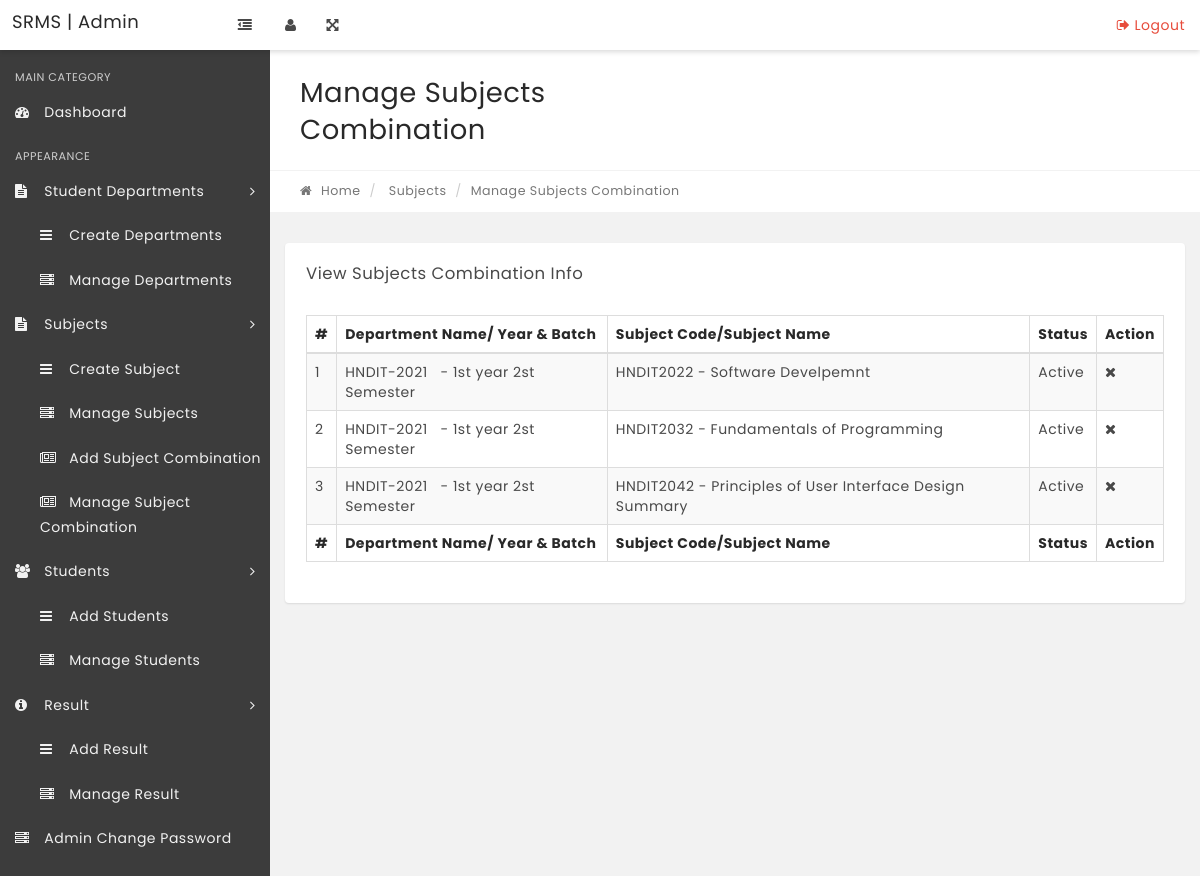
Page /manage-subjectcombination.php on the earlier database version.
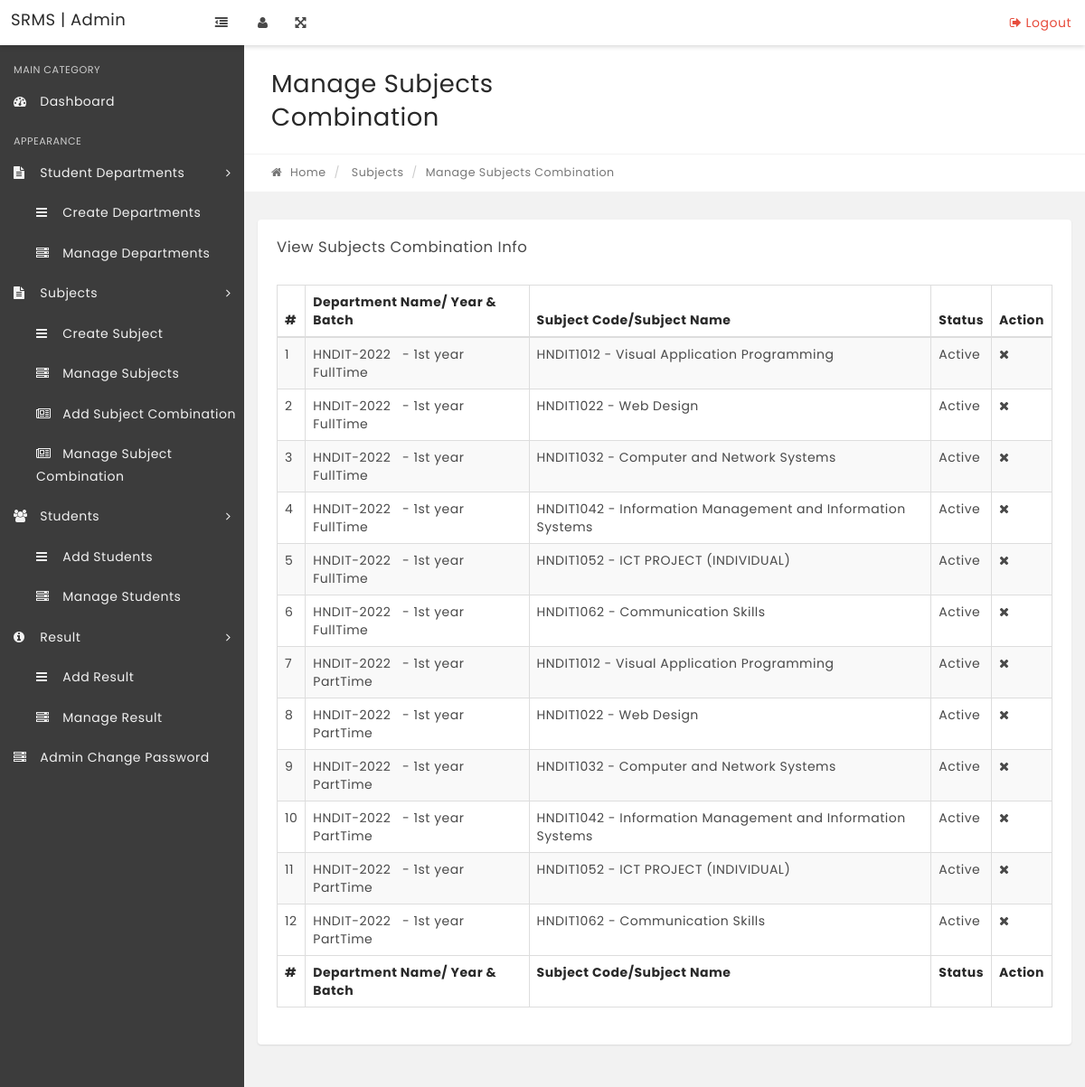
Same page on the later database version.
### tables this page shows
CREATE TABLE IF NOT EXISTS `tblsubjectcombination` (
  `id` int(11) NOT NULL AUTO_INCREMENT,
  `ClassId` int(11) NOT NULL,
  `SubjectId` int(11) NOT NULL,
  `status` int(1) DEFAULT NULL,
  `CreationDate` timestamp NOT NULL DEFAULT current_timestamp(),
  `Updationdate` timestamp NOT NULL DEFAULT current_timestamp(),
  PRIMARY KEY (`id`)
);

CREATE TABLE IF NOT EXISTS `tblclasses` (
  `id` int(11) NOT NULL AUTO_INCREMENT,
  `ClassName` varchar(80) DEFAULT NULL,
  `ClassNameNumeric` int(11) NOT NULL DEFAULT 0,
  `Section` varchar(50) NOT NULL,
  `CreationDate` timestamp NOT NULL DEFAULT current_timestamp(),
  `UpdationDate` timestamp NULL DEFAULT NULL ON UPDATE current_timestamp(),
  PRIMARY KEY (`id`)
);

CREATE TABLE IF NOT EXISTS `tblsubjects` (
  `id` int(11) NOT NULL AUTO_INCREMENT,
  `SubjectName` varchar(100) NOT NULL,
  `SubjectCode` varchar(100) NOT NULL,
  `Creationdate` timestamp NOT NULL DEFAULT current_timestamp(),
  `UpdationDate` timestamp NOT NULL DEFAULT '0000-00-00 00:00:00' ON UPDATE current_timestamp(),
  PRIMARY KEY (`id`)
);

### manage-subjectcombination.php (the view, shortened to what the changed rows need)
<?php
include('includes/config.php');
if(strlen($_SESSION['alogin'])=="")
    {
    header("Location: index.php");
    }
    else{
?>
<!DOCTYPE html>
<html lang="en">
    <head>
        <link rel="stylesheet" href="css/bootstrap.min.css" media="screen" >
        <link rel="stylesheet" href="css/font-awesome.min.css" media="screen" >
        <link rel="stylesheet" href="css/animate-css/animate.min.css" media="screen" >
        <link rel="stylesheet" href="css/lobipanel/lobipanel.min.css" media="screen" >
        <link rel="stylesheet" href="css/prism/prism.css" media="screen" >
        <link rel="stylesheet" type="text/css" href="js/DataTables/datatables.min.css"/>
        <link rel="stylesheet" href="css/main.css" media="screen" >
    </head>
    <body class="top-navbar-fixed">
        <div class="main-wrapper">
            <div class="content-wrapper">
                <div class="content-container">
                    <div class="main-page">
                        <div class="container-fluid">
                            <div class="row page-title-div">
                                <div class="col-md-6">
                                    <h2 class="title">Manage Subjects Combination</h2>
                                </div>
                            </div>
                        </div>
                        <section class="section">
                            <div class="container-fluid">
                                <div class="row">
                                    <div class="col-md-12">
                                        <div class="panel">
                                            <div class="panel-body p-20">
                                                <table id="example" class="display table table-striped table-bordered" cellspacing="0" width="100%">
                                                    <thead>
                                                        <tr>
                                                            <th>#</th>
                                                            <th>Department Name/ Year & Batch</th>
                                                            <th>Subject Code/Subject Name </th>
                                                            <th>Status</th>
                                                            <th>Action</th>
                                                        </tr>
                                                    </thead>
                                                    <tfoot>
                                                        <tr>
                                                          <th>#</th>
                                                            <th>Department Name/ Year & Batch</th>
                                                            <th>Subject Code/Subject Name</th>
                                                            <th>Status</th>
                                                            <th>Action</th>
                                                        </tr>
                                                    </tfoot>
                                                    <tbody>
                                                    <?php
$sql = "SELECT tblclasses.ClassName, tblclasses.Section, tblsubjects.SubjectName, tblsubjects.SubjectCode, tblsubjectcombination.id as scid, tblsubjectcombination.status
        FROM tblsubjectcombination
        JOIN tblclasses ON tblclasses.id = tblsubjectcombination.ClassId
        JOIN tblsubjects ON tblsubjects.id = tblsubjectcombination.SubjectId";
$query = $dbh->prepare($sql);
$query->execute();
$results = $query->fetchAll(PDO::FETCH_OBJ);
$cnt = 1;
if ($query->rowCount() > 0) {
    foreach ($results as $result) {
        ?>
        <tr>
            <td><?php echo htmlentities($cnt); ?></td>
            <td><?php echo htmlentities($result->ClassName); ?> &nbsp; - <?php echo htmlentities($result->Section); ?></td>
            <td><?php echo htmlentities($result->SubjectCode) . " - " . htmlentities($result->SubjectName); ?></td>
            <td>
                <?php
                $stts = $result->status;
                if ($stts == '0') {
                    echo htmlentities('Inactive');
                } else {
                    echo htmlentities('Active');
                }
                ?></td>
<td>
<?php if($stts=='0')
{ ?>
<a href="manage-subjectcombination.php?acid=<?php echo htmlentities($result->scid);?>" onclick="confirm('do you really want to ativate this subject');"><i class="fa fa-check" title="Acticvate Record"></i> </a><?php } else {?>
<a href="manage-subjectcombination.php?did=<?php echo htmlentities($result->scid);?>" onclick="confirm('do you really want to deativate this subject');"><i class="fa fa-times" title="Deactivate Record"></i> </a>
<?php }?>
</td>
</tr>
<?php $cnt=$cnt+1;}} ?>
                                                    </tbody>
                                                </table>
                                            </div>
                                        </div>
                                    </div>
                                                </div>
                                            </div>
                                        </div>
                                    </div>
                                </div>
                            </div>
    </body>
</html>
<?php } ?>

Differences in the rows shown:
removed tblsubjectcombination: ClassId.ClassName "HNDIT-2021", ClassId.Section "1st year 2st Semester", SubjectId.SubjectCode "HNDIT2022", SubjectId.SubjectName "Software Develpemnt"
removed tblsubjectcombination: ClassId.ClassName "HNDIT-2021", ClassId.Section "1st year 2st Semester", SubjectId.SubjectCode "HNDIT2032", SubjectId.SubjectName "Fundamentals of Programming"
removed tblsubjectcombination: ClassId.ClassName "HNDIT-2021", ClassId.Section "1st year 2st Semester", SubjectId.SubjectCode "HNDIT2042", SubjectId.SubjectName "Principles of User Interface Design Summary"
added tblsubjectcombination: ClassId.ClassName "HNDIT-2022", ClassId.Section "1st year FullTime", SubjectId.SubjectCode "HNDIT1012", SubjectId.SubjectName "Visual Application Programming"
added tblsubjectcombination: ClassId.ClassName "HNDIT-2022", ClassId.Section "1st year FullTime", SubjectId.SubjectCode "HNDIT1022", SubjectId.SubjectName "Web Design"
added tblsubjectcombination: ClassId.ClassName "HNDIT-2022", ClassId.Section "1st year FullTime", SubjectId.SubjectCode "HNDIT1032", SubjectId.SubjectName "Computer and Network Systems"
added tblsubjectcombination: ClassId.ClassName "HNDIT-2022", ClassId.Section "1st year FullTime", SubjectId.SubjectCode "HNDIT1042", SubjectId.SubjectName "Information Management and Information Systems"
added tblsubjectcombination: ClassId.ClassName "HNDIT-2022", ClassId.Section "1st year FullTime", SubjectId.SubjectCode "HNDIT1052", SubjectId.SubjectName "ICT PROJECT (INDIVIDUAL)"
added tblsubjectcombination: ClassId.ClassName "HNDIT-2022", ClassId.Section "1st year FullTime", SubjectId.SubjectCode "HNDIT1062", SubjectId.SubjectName "Communication Skills"
added tblsubjectcombination: ClassId.ClassName "HNDIT-2022", ClassId.Section "1st year PartTime", SubjectId.SubjectCode "HNDIT1012", SubjectId.SubjectName "Visual Application Programming"
added tblsubjectcombination: ClassId.ClassName "HNDIT-2022", ClassId.Section "1st year PartTime", SubjectId.SubjectCode "HNDIT1022", SubjectId.SubjectName "Web Design"
added tblsubjectcombination: ClassId.ClassName "HNDIT-2022", ClassId.Section "1st year PartTime", SubjectId.SubjectCode "HNDIT1032", SubjectId.SubjectName "Computer and Network Systems"
added tblsubjectcombination: ClassId.ClassName "HNDIT-2022", ClassId.Section "1st year PartTime", SubjectId.SubjectCode "HNDIT1042", SubjectId.SubjectName "Information Management and Information Systems"
added tblsubjectcombination: ClassId.ClassName "HNDIT-2022", ClassId.Section "1st year PartTime", SubjectId.SubjectCode "HNDIT1052", SubjectId.SubjectName "ICT PROJECT (INDIVIDUAL)"
added tblsubjectcombination: ClassId.ClassName "HNDIT-2022", ClassId.Section "1st year PartTime", SubjectId.SubjectCode "HNDIT1062", SubjectId.SubjectName "Communication Skills"
